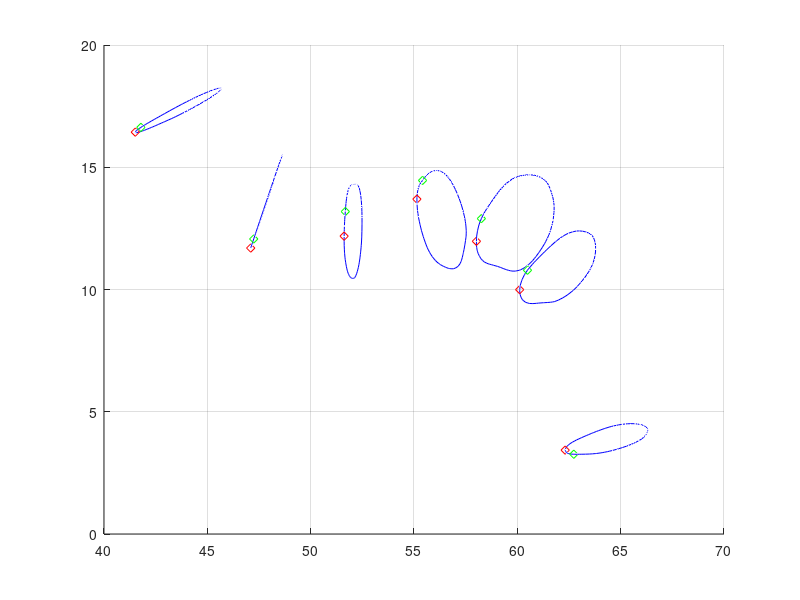
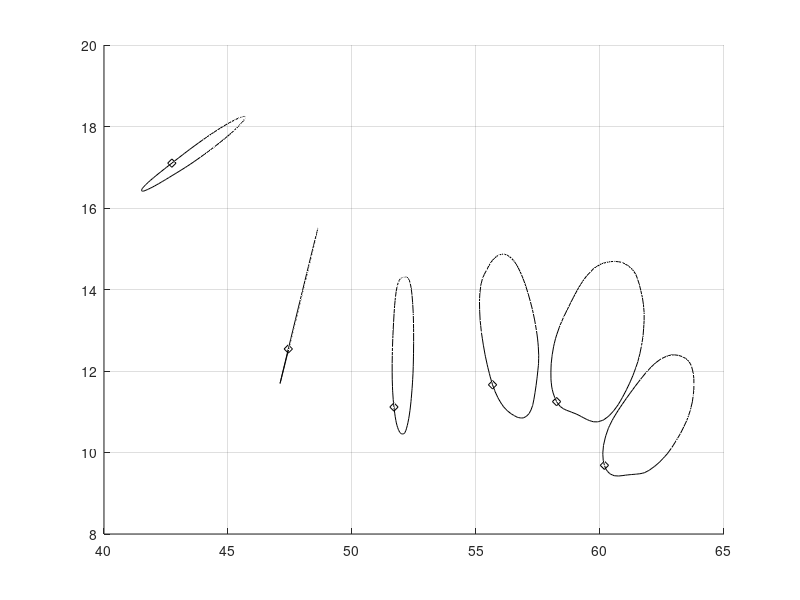

The MATLAB script that drew these images, in order: (Note: this script raises an error after producing the figures.)
clear all
close all
clc
% addpath('C:\Users\Leo\Documents\MATLAB\Add-Ons\Collections\NURBS',...
% 'C:\Users\Leo\Documents\MATLAB\Add-Ons\Collections\nurbs_toolbox',...
% 'C:\Users\Leo\Documents\MATLAB\Add-Ons\Collections\My_Function');


load('point_coordtg.mat')
load('point_dist_prova.mat')
load('point_provatg.mat')
%% mettere tutto in senso di percorrenza orario
for i=1:numel(surf_point)
ss=surf_point{i};
vett1=surf_point{i}(1,:)-coordtg(i,:);
vett2=surf_point{i}(round(numel(ss)/3/4),:)-coordtg(i,:);
veri=[1;0;0]; verj=[0;1;0];  verk=[0;0;1];
prodvett=veri*det([vett1(2) vett1(3);vett2(2) vett2(3)])-...
         verj*det([vett1(1) vett1(3);vett2(1) vett2(3)])+...
         verk*det([vett1(1) vett1(2);vett2(1) vett2(2)]);
tg=Tgsrf(i,:);
prodscal_best(i)=tg*prodvett;
if prodscal_best(i)<0  %inverti il senso antior con or
   for j=1:numel(ss)/3
       ssnew(j,:)=ss(end-j+1,:);
   end
   surf_point{i}=ssnew;
   clearvars ssnew
end

end
min(prodscal_best)
%%
for i=1:numel(surf_point)
ss=surf_point{i};
vett1=surf_point{i}(1,:)-coordtg(i,:);
vett2=surf_point{i}(20,:)-coordtg(i,:);
veri=[1;0;0]; verj=[0;1;0];  verk=[0;0;1];
prodvett=veri*det([vett1(2) vett1(3);vett2(2) vett2(3)])-...
         verj*det([vett1(1) vett1(3);vett2(1) vett2(3)])+...
         verk*det([vett1(1) vett1(2);vett2(1) vett2(2)]);
tg=Tgsrf(i,:);
prodscal_best(i)=tg*prodvett;
% if prodscal<0  %inverti il senso antior con or
%    for j=1:numel(ss)/3
%        ssnew(j,:)=ss(end-j+1,:);
%    end
% end
end
min(prodscal_best)
%%
figure
hold on
grid on
for i=1:numel(surf_point)

plot3(surf_point{i}(:,1),surf_point{i}(:,2),surf_point{i}(:,3),'b',...
      surf_point{i}(1,1),surf_point{i}(1,2),surf_point{i}(1,3),'rd',...
      surf_point{i}(10,1),surf_point{i}(10,2),surf_point{i}(10,3),'gd')
end
%% oridane
figure
hold on
grid on
srfn{1}=surf_point{1};
for k=2:numel(surf_point)
    srf=surf_point{k};
    vett_prec=srfn{k-1}(1,:)-coordtg(k-1,:); vett_prec=vett_prec/norm(vett_prec);
    nel=numel(surf_point{k})/3;
    best=1;
    worst=1;
    prodscal_best=vett_prec*((surf_point{k}(1,:)-coordtg(k,:))'/norm((surf_point{k}(1,:)-coordtg(k,:))'));
    prodscal_worst=vett_prec*((surf_point{k}(1,:)-coordtg(k,:))'/norm((surf_point{k}(1,:)-coordtg(k,:))'));
    for j=2:nel-1
         guess=(surf_point{k}(j,:)-coordtg(k,:))/norm(surf_point{k}(j,:)-coordtg(k,:));
         prodscal_new=vett_prec*guess';
         if prodscal_new > prodscal_best
             best=j;
             prodscal_best=prodscal_new;
         end
         if prodscal_new < prodscal_worst
             worst=j;
             prodscal_worst=prodscal_new;
         end
    end
    clearvars xn yn zn
    xn=zeros(nel,1); yn=zeros(nel,1); zn=zeros(nel,1);
        xn(1:nel-best+1,1)=srf(best:end,1); yn(1:nel-best+1,1)=srf(best:end,2); zn(1:nel-best+1,1)=srf(best:end,3);
        xn(nel-best+2:end,1)=srf(2:best,1);  yn(nel-best+2:end,1)=srf(2:best,2); zn(nel-best+2:end,1)=srf(2:best,3);  

    srfn{k}=[xn yn zn];
    % plot3(srf(far,1),srf(far,2),srf(far,3),'rd',srf(far+10,1),srf(far+10,2),srf(far+10,3),'gd')
    plot3(xn,yn,zn,'k',xn(1),yn(1),zn(1),'kd')  %,srf(near,1),srf(near,2),srf(near,3),'bd'
end
%% get coons surface in nurbs structure
for i=1:numel(srfn)
    coons{i}=get_coons(srfn{i},6,2);
end
%%
k=1;
for i = 1:numel(srfn)
    surf_i = coons{i};
    volCoefs(:,:,:,k) = surf_i.coefs;
    k=k+1;
end
%% deg of volume 
d=3;
%% on U direction
n=numel(volCoefs(1,:,1,1));
U=zeros(1,n+d+1); % automatic node creation
U(end-d:end)=1;
mid=numel(U)-2*d-2;
for i=1:mid
    U(i+d+1)=1/(mid+1)*i;
end
%% on V direction
n=numel(volCoefs(1,1,:,1));
V=zeros(1,n+d+1); % automatic node creation
V(end-d:end)=1;
mid=numel(V)-2*d-2;
for i=1:mid
    V(i+d+1)=1/(mid+1)*i;
end
%% on W direction
n=numel(volCoefs(1,1,1,:));
W=zeros(1,n+d+1); % automatic node creation
W(end-d:end)=1;
mid=numel(W)-2*d-2;
for i=1:mid
    W(i+d+1)=1/(mid+1)*i;
end
%%
VOL = nrbmak(volCoefs,{U,V,W});

% SET VIEW PARAMETERS

az = [0 45 90 135 180];
el = [45 45 45 45 45];

for ii = 1:length(az)
    
    % VIEW PARAMETERS
    
    param.az = az(ii);
    param.el = el(ii);
    
    % BUILD FIGURE
    
    fig = figure;
    nrbplot(VOL,[20 20 400],'light','on','colormap','pink','view',param);
    
    % EXPORT FIGURE
    
    print(fig,['VOL_AZ',num2str(az(ii)),'_EL',num2str(el(ii))],'-dpng');
    
end